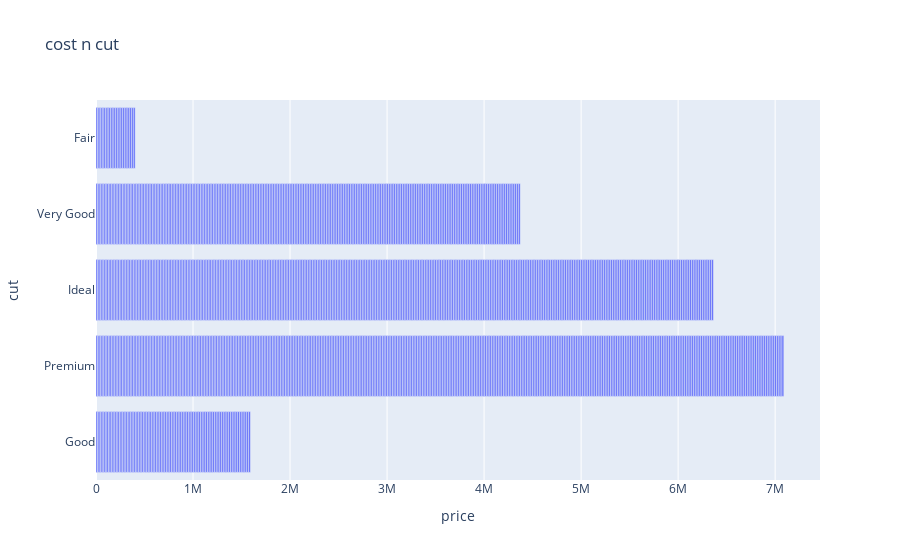

Notebook source saved alongside this figure:
### Code cell
cost = ds.query("price >= 16000")
figure = px.bar(cost, x=cost["price"], y = cost["cut"], title="cost n cut")
figure.show()

### Figure 1 — Plotly figure (JSON) as saved in the notebook; plotly's stock layout.template omitted (floating-point values rounded to 4 significant figures; data arrays with more than 128 entries replaced by an {"elided": "..."} marker saying what was removed)
{"data": [{"alignmentgroup": "True", "hovertemplate": "price=%{x}<br>cut=%{y}<extra></extra>", "legendgroup": "", "marker": {"color": "#636efa", "pattern": {"shape": ""}}, "name": "", "offsetgroup": "", "orientation": "h", "showlegend": false, "textposition": "auto", "type": "bar", "x": {"elided": "1142 int values"}, "xaxis": "x", "y": {"elided": "1142 str values"}, "yaxis": "y"}], "layout": {"barmode": "relative", "legend": {"tracegroupgap": 0}, "title": {"text": "cost n cut"}, "xaxis": {"anchor": "y", "domain": [0, 1], "title": {"text": "price"}}, "yaxis": {"anchor": "x", "domain": [0, 1], "title": {"text": "cut"}}}}
